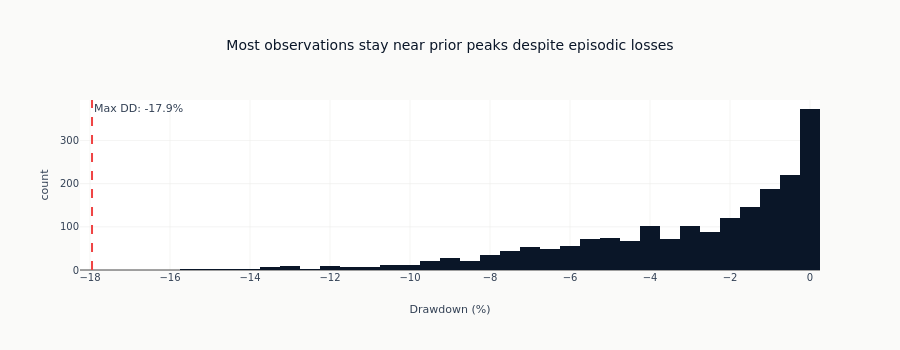

Notebook code for this chart:
### Code cell
# Drawdown distribution
fig = px.histogram(
    dd_series * 100,
    nbins=50,
    title="Most observations stay near prior peaks despite episodic losses",
    labels={"value": "Drawdown (%)", "count": "Frequency"},
)
fig.add_vline(
    x=metrics.max_drawdown * 100,
    line_dash="dash",
    line_color=COLORS["negative"],
    annotation_text=f"Max DD: {metrics.max_drawdown * 100:.1f}%",
)
fig.update_layout(height=350, showlegend=False)
fig.show()

### Figure 1 — Plotly figure (JSON) as saved in the notebook; plotly's stock layout.template omitted (floating-point values rounded to 4 significant figures; data arrays with more than 128 entries replaced by an {"elided": "..."} marker saying what was removed)
{"data": [{"bingroup": "x", "hovertemplate": "variable=Strategy<br>Drawdown (%)=%{x}<br>count=%{y}<extra></extra>", "legendgroup": "Strategy", "marker": {"color": "#0a1628", "pattern": {"shape": ""}}, "name": "Strategy", "nbinsx": 50, "orientation": "v", "showlegend": true, "type": "histogram", "x": {"elided": "2011 float values"}, "xaxis": "x", "yaxis": "y"}], "layout": {"annotations": [{"showarrow": false, "text": "Max DD: -17.9%", "x": -17.95, "xanchor": "left", "xref": "x", "y": 1, "yanchor": "top", "yref": "y domain"}], "barmode": "relative", "height": 350, "legend": {"title": {"text": "variable"}, "tracegroupgap": 0}, "shapes": [{"line": {"color": "#ef4444", "dash": "dash"}, "type": "line", "x0": -17.95, "x1": -17.95, "xref": "x", "y0": 0, "y1": 1, "yref": "y domain"}], "showlegend": false, "title": {"text": "Most observations stay near prior peaks despite episodic losses"}, "xaxis": {"anchor": "y", "domain": [0.0, 1.0], "title": {"text": "Drawdown (%)"}}, "yaxis": {"anchor": "x", "domain": [0.0, 1.0], "title": {"text": "count"}}}}
